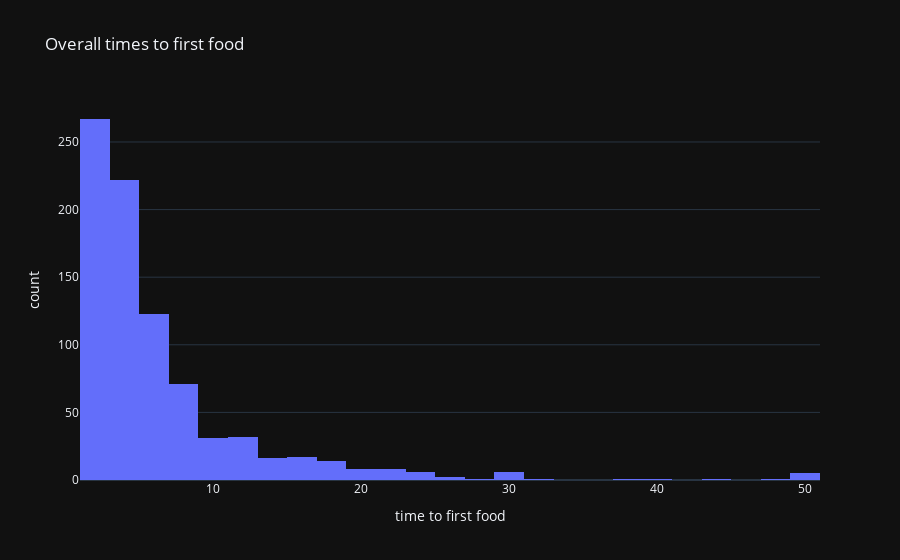

This figure's notebook cell:
### Code cell
# this migth be more useful
px.histogram(
    impactDFgrid30,
    x="time to first food",
    nbins=30,
    title="Overall times to first food",
    template="plotly_dark",
)

### Figure 1 — Plotly figure (JSON) as saved in the notebook; plotly's stock layout.template omitted (floating-point values rounded to 4 significant figures; data arrays with more than 128 entries replaced by an {"elided": "..."} marker saying what was removed)
{"data": [{"alignmentgroup": "True", "bingroup": "x", "hovertemplate": "time to first food=%{x}<br>count=%{y}<extra></extra>", "legendgroup": "", "marker": {"color": "#636efa", "pattern": {"shape": ""}}, "name": "", "nbinsx": 30, "offsetgroup": "", "orientation": "v", "showlegend": false, "type": "histogram", "x": {"elided": "834 float values"}, "xaxis": "x", "yaxis": "y"}], "layout": {"barmode": "relative", "legend": {"tracegroupgap": 0}, "title": {"text": "Overall times to first food"}, "xaxis": {"anchor": "y", "domain": [0, 1], "title": {"text": "time to first food"}}, "yaxis": {"anchor": "x", "domain": [0, 1], "title": {"text": "count"}}}}
